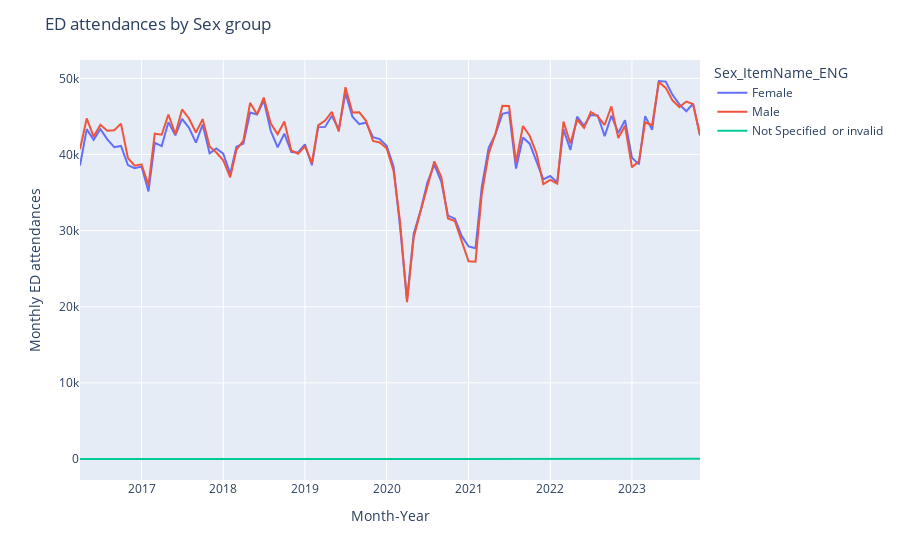

The code cell stored with this chart in its notebook:
### Markdown cell above
### **4.5 Time series aggregated by Sex group**
- The time series appear **very similar** when comparing groups **Male** vs **Female**
- The third category **"Not specified or invalid"** contains very small volumes and could be removed for further analsys by gender due to the small sample sizes.

### Code cell
## aggregate the data by year and sex
ED_wales_data_cln_Sex = ED_wales_data_cln.groupby(['Date_ItemName_ENG','Sex_ItemName_ENG'])['Data'].sum().reset_index()

## create the interactive time plot
fig = px.line(
    ED_wales_data_cln_Sex.sort_values(by='Date_ItemName_ENG'),
    x='Date_ItemName_ENG', 
    y='Data',
    color= 'Sex_ItemName_ENG')
fig.update_layout(
    title="ED attendances by Sex group", 
    xaxis_title="Month-Year", 
    yaxis_title="Monthly ED attendances")
fig.show()

## create the static plot
sns.lineplot(
    x="Date_ItemName_ENG", 
    y="Data", 
    hue = "Sex_ItemName_ENG",
    data=ED_wales_data_cln_Sex).set(
        title="ED attendances by Sex group", 
        xlabel="Month-Year", 
        ylabel="Monthly ED attendances")


plt.legend(bbox_to_anchor=(1.05, 1), loc="upper left")
plt.show()
